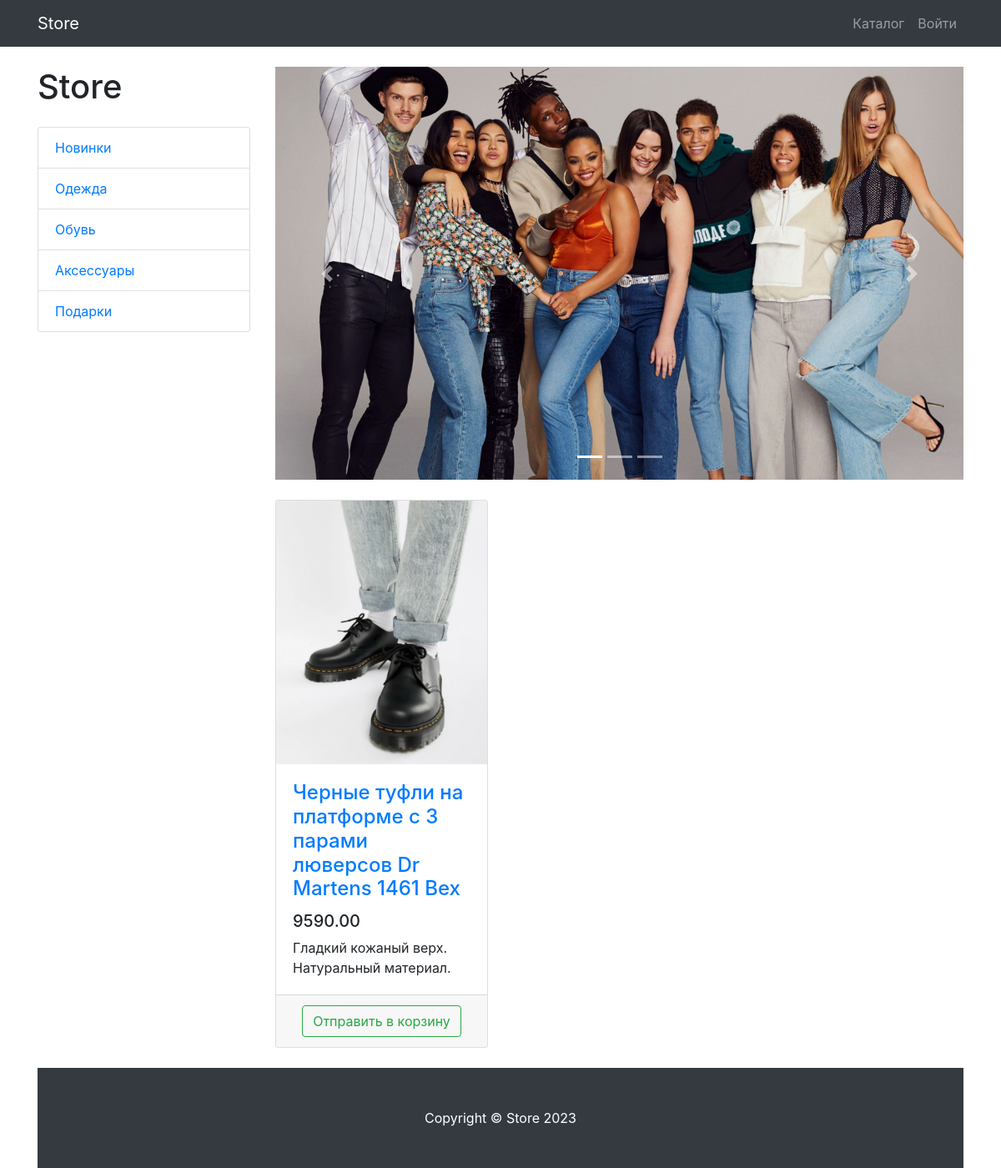
/products/category/4, run on the app's committed database.
### products/models.py (models this page shows, shortened)
class ProductCategory(models.Model):
    name = models.CharField(max_length=130)
    description = models.TextField(blank=True, null=True)
    class Meta:
        verbose_name = 'Category'
        verbose_name_plural = 'Categories'

class Product(models.Model):
    name = models.CharField(max_length=250)
    description = models.TextField()
    price = models.DecimalField(max_digits=6, decimal_places=2)
    quantity = models.PositiveIntegerField(default=0)
    image = models.ImageField(upload_to='products_images')
    category = models.ForeignKey(to=ProductCategory, on_delete=models.CASCADE)
    class Meta:
        verbose_name = 'Product'
        verbose_name_plural = 'Products'

### products/views.py (the view)
# urls.py: path('', ProductsListView.as_view(), name='index'),
class ProductsListView(TitleMIxin, ListView):
    model = Product
    template_name = 'products/products.html'
    paginate_by = 3
    title = 'Store - Catalog'
    def get_queryset(self):
        queryset = super(ProductsListView, self).get_queryset()
        category_id = self.kwargs.get('category_id')
        return queryset.filter(category_id=category_id) if category_id else queryset
    def get_context_data(self, *, object_list=None, **kwargs):
        context = super(ProductsListView, self).get_context_data()
        context['categories'] = ProductCategory.objects.all()
        return context

### common/views.py (called while the page is built)
    def get_context_data(self, **kwargs):
        context = super(TitleMIxin, self).get_context_data(**kwargs)
        context['title'] = self.title
        return context

### products/templates/products/products.html (shortened to what this page needs)
{% extends 'products/base.html' %}
{% load static %}
{% block css %}
<link href="{% static 'vendor/css/products.css' %}" rel="stylesheet">
{% endblock %}
{% block content %}
<div class="container">
    <div class="row">
        <div class="col-lg-3">
            <h1 class="my-4">Store</h1>
            <div class="list-group">
                {% for category in categories %}
                <a href="{% url 'products:category' category.id %}" class="list-group-item">
                    {{ category.name }}
                </a>
                {% endfor %}
            </div>
        </div>
        <div class="col-lg-9">
            <div id="carouselExampleIndicators" class="carousel slide my-4" data-ride="carousel">
                <ol class="carousel-indicators">
                    <li data-target="#carouselExampleIndicators" data-slide-to="0" class="active"></li>
                    <li data-target="#carouselExampleIndicators" data-slide-to="1"></li>
                    <li data-target="#carouselExampleIndicators" data-slide-to="2"></li>
                </ol>
                <div class="carousel-inner" role="listbox">
                    <div class="carousel-item active">
                        <img class="d-block img-fluid" src="/static/vendor/img/slides/slide-1.jpg" alt="First slide">
                    </div>
                </div>
                <a class="carousel-control-prev" href="#carouselExampleIndicators" role="button" data-slide="prev">
                    <span class="carousel-control-prev-icon" aria-hidden="true"></span>
                </a>
                <a class="carousel-control-next" href="#carouselExampleIndicators" role="button" data-slide="next">
                    <span class="carousel-control-next-icon" aria-hidden="true"></span>
                </a>
            </div>
            <div class="row">
                {% for product in object_list %}
                <div class="col-lg-4 col-md-6 mb-4">
                    <div class="card h-100">
                        <a href="#">
                            <img class="card-img-top"
                                 src="{{ product.image.url }}"
                                 alt="">
                        </a>
                        <div class="card-body">
                            <h4 class="card-title">
                                <a href="#">{{ product.name }}</a>
                            </h4>
                            <h5>{{ product.price }}</h5>
                            <p class="card-text">{{ product.description }}</p>
                        </div>
                        <div class="card-footer text-center">
                            <a class="btn btn-outline-success"
                               href="{% url 'products:basket_add' product.id %}">Отправить в корзину</a>
                        </div>
                    </div>
                </div>
                {% endfor %}
            </div>
    </div>
</div>
{% endblock %}
{% block footer %}
<footer class="py-5 bg-dark">
    <div class="container">
        <p class="m-0 text-center text-white">Copyright &copy; Store 2023</p>
    </div>
</footer>
{% endblock %}

### data on the page
ProductCategory: name "Новинки"
ProductCategory: name "Одежда"
ProductCategory: name "Обувь"
ProductCategory: name "Аксессуары"
ProductCategory: name "Подарки"
Product: image (picture), name "Черные туфли на платформе с 3 парами люверсов Dr Martens 1461 Bex", price "9590.00", description "Гладкий кожаный верх. Натуральный материал."
